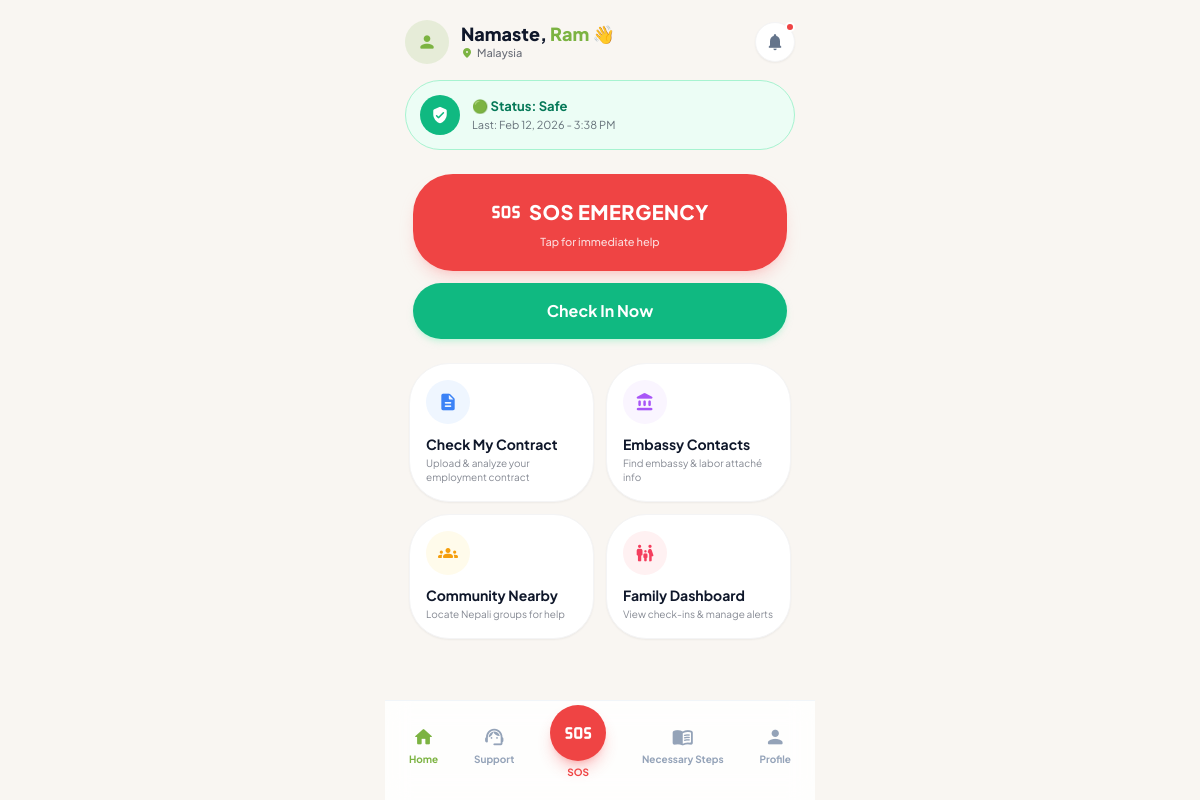
/ (signed in), run on the app's committed database.
### main/models.py (models this page shows, shortened)
class User(AbstractUser):
    class ProfileType(models.TextChoices):
        WORKER = 'worker', 'Worker'
        FAMILY = 'family', 'Family Member'
    class LanguageChoice(models.TextChoices):
        ENGLISH = 'en', 'English'
        NEPALI = 'ne', 'नेपाली'
    profile_type = models.CharField(
        max_length=10,
        choices=ProfileType.choices,
        default=ProfileType.WORKER,
    )
    phone = models.CharField(max_length=20, blank=True)
    worker_id = models.CharField(max_length=30, unique=True, blank=True, null=True)
    photo = models.ImageField(upload_to='profile_photos/', blank=True, null=True)
    current_city = models.CharField(max_length=100, blank=True)
    current_country = models.CharField(max_length=100, blank=True)
    latitude = models.FloatField(blank=True, null=True)
    longitude = models.FloatField(blank=True, null=True)
    is_verified = models.BooleanField(default=False)
    is_active_worker = models.BooleanField(default=True)
    language_preference = models.CharField(
        max_length=5,
        choices=LanguageChoice.choices,
        default=LanguageChoice.ENGLISH,
    )
    dark_mode = models.BooleanField(default=False)
    location_sharing = models.BooleanField(default=True)
    checkin_reminders = models.BooleanField(default=True)
    monitored_worker = models.ForeignKey(
        'self',
        on_delete=models.SET_NULL,
        null=True,
        blank=True,
        related_name='family_members',
        limit_choices_to={'profile_type': 'worker'},
        help_text='The worker this family member is monitoring.',
    )

class SafetyCheckIn(models.Model):
    class Status(models.TextChoices):
        SAFE = 'safe', 'Safe'
        NEED_HELP = 'need_help', 'Need Help'
    user = models.ForeignKey(
        settings.AUTH_USER_MODEL,
        on_delete=models.CASCADE,
        related_name='safety_checkins',
    )
    status = models.CharField(max_length=10, choices=Status.choices, default=Status.SAFE)
    checked_in_at = models.DateTimeField(default=timezone.now)
    note = models.TextField(blank=True)
    class Meta:
        ordering = ['-checked_in_at']
        get_latest_by = 'checked_in_at'

### main/views.py (the view)
# urls.py: 2. Add a URL to urlpatterns:  path('', views.home, name='home')
@login_required(login_url='main:login')
def home(request):
    user = request.user
    nearest_embassy = Embassy.objects.filter(
        country__icontains=user.current_country
    ).first() if user.current_country else Embassy.objects.first()
    total_doc_types = 4  # passport, visa, contract, citizenship
    uploaded_docs = user.documents.count()
    verified_docs = user.documents.filter(verification_status='verified').count()
    docs_up_to_date = verified_docs >= total_doc_types
    latest_analysis = user.contract_analyses.first()
    today = timezone.now().date()
    last_checkin = user.safety_checkins.order_by('-checked_in_at').first()
    checked_in_today = last_checkin and last_checkin.checked_in_at.date() == today
    context = {
        'user': user,
        'nearest_embassy': nearest_embassy,
        'unread_count': _unread_count(user),
        'docs_up_to_date': docs_up_to_date,
        'uploaded_docs': uploaded_docs,
        'total_doc_types': total_doc_types,
        'latest_analysis': latest_analysis,
        'checked_in_today': checked_in_today,
        'last_checkin': last_checkin,
    }
    return render(request, 'main/home.html', context)

### main/views.py (called while the page is built)
def _unread_count(user):
    if user.is_authenticated:
        return user.notifications.filter(is_read=False).count()
    return 0

### templates/main/home.html (shortened to what this page needs)
{% extends 'base.html' %}
{% block nav_home_class %}text-primary font-bold{% endblock %}
{% block header %}
<header class="px-5 pt-5 pb-2">
    <div class="flex items-center justify-between">
        <div class="flex items-center gap-3">
            <div class="w-11 h-11 rounded-full bg-primary/15 flex items-center justify-center">
                <span class="material-icons-round text-primary text-xl">person</span>
            </div>
            <div>
                <h1 class="text-lg font-extrabold leading-tight">
                    Namaste, <span class="text-primary">{{ user.first_name|default:user.username }}</span> 👋
                </h1>
                <div class="flex items-center gap-1">
                    <span class="material-icons-round text-primary text-xs">location_on</span>
                    <span class="text-[11px] font-medium opacity-60">{{ user.current_country|default:'Location not set' }}</span>
                </div>
            </div>
        </div>
        <a href="{% url 'main:safety_notifications' %}" class="relative">
            <div class="w-10 h-10 bg-white dark:bg-zinc-800 rounded-full flex items-center justify-center shadow-sm border border-zinc-100 dark:border-zinc-700">
                <span class="material-icons-round text-slate-500 dark:text-slate-300 text-[20px]">notifications</span>
            </div>
            {% if unread_count %}
            <div class="absolute top-0 right-0 w-2.5 h-2.5 bg-danger border-2 border-white dark:border-zinc-900 rounded-full"></div>
            {% endif %}
        </a>
    </div>
    <div class="mt-4 p-3.5 rounded-2xl flex items-center gap-3
        {% if last_checkin %}
            bg-emerald-50 dark:bg-emerald-900/20 border border-emerald-200 dark:border-emerald-800
        {% else %}
            bg-red-50 dark:bg-red-900/20 border border-red-200 dark:border-red-800
        {% endif %}">
        <div class="w-10 h-10 rounded-full flex items-center justify-center
            {% if last_checkin %}bg-emerald-500{% else %}bg-red-500{% endif %}">
            <span class="material-icons-round text-white text-lg">
            </span>
        </div>
        <div class="flex-1">
            <p class="text-[13px] font-bold {% if last_checkin %}text-emerald-700 dark:text-emerald-400{% else %}text-red-700 dark:text-red-400{% endif %}">
                {% if last_checkin %}
                    🟢 Status: Safe
                {% else %}
                    🔴 No Check-ins Yet
                {% endif %}
            </p>
            <p class="text-[11px] opacity-60">
                {% if last_checkin %}
                    Last: {{ last_checkin.checked_in_at|date:"M d, Y - g:i A" }}
                {% else %}
                    Tap below to check in
                {% endif %}
            </p>
        </div>
    </div>
</header>
{% endblock %}
{% block content %}
<div class="mt-4 px-1">
    <a href="{% url 'main:emergency_sos_activation' %}"
       class="block w-full py-5 bg-danger rounded-2xl text-center shadow-lg shadow-red-300/40 dark:shadow-red-900/40 active:scale-[0.97] transition-transform">
        <div class="flex items-center justify-center gap-2">
            <span class="material-icons-round text-white text-3xl animate-pulse">sos</span>
            <span class="text-white text-xl font-extrabold tracking-wide">SOS EMERGENCY</span>
        </div>
        <p class="text-white/80 text-[11px] font-medium mt-1">Tap for immediate help</p>
    </a>
</div>
<div class="mt-3 px-1">
    <a href="{% url 'main:daily_safety_check_in' %}"
       class="block w-full py-4 bg-[#10B981] hover:bg-[#059669] rounded-2xl text-center shadow-md shadow-emerald-200/50 dark:shadow-emerald-900/30 active:scale-[0.97] transition-all">
        <span class="text-white font-bold text-base">Check In Now</span>
    </a>
</div>
<div class="mt-6 grid grid-cols-2 gap-3">
    <a href="{% url 'main:contract_analysis_upload' %}"
       class="bg-white dark:bg-zinc-800 p-4 rounded-2xl shadow-sm border border-zinc-100 dark:border-zinc-700 active:scale-[0.97] transition-transform block">
        <div class="w-11 h-11 rounded-xl bg-blue-50 dark:bg-blue-900/30 flex items-center justify-center mb-3">
            <span class="material-icons-round text-blue-500 text-xl">description</span>
        </div>
        <h3 class="text-sm font-bold leading-tight">Check My Contract</h3>
        <p class="text-[10px] opacity-50 mt-1 leading-snug">Upload & analyze your employment contract</p>
    </a>
    <a href="{% url 'main:embassy_contact_directory' %}"
       class="bg-white dark:bg-zinc-800 p-4 rounded-2xl shadow-sm border border-zinc-100 dark:border-zinc-700 active:scale-[0.97] transition-transform block">
        <div class="w-11 h-11 rounded-xl bg-purple-50 dark:bg-purple-900/30 flex items-center justify-center mb-3">
            <span class="material-icons-round text-purple-500 text-xl">account_balance</span>
        </div>
        <h3 class="text-sm font-bold leading-tight">Embassy Contacts</h3>
        <p class="text-[10px] opacity-50 mt-1 leading-snug">Find embassy & labor attaché info</p>
    </a>
    <a href="{% url 'main:community_locator' %}"
       class="bg-white dark:bg-zinc-800 p-4 rounded-2xl shadow-sm border border-zinc-100 dark:border-zinc-700 active:scale-[0.97] transition-transform block">
        <div class="w-11 h-11 rounded-xl bg-amber-50 dark:bg-amber-900/30 flex items-center justify-center mb-3">
            <span class="material-icons-round text-amber-500 text-xl">groups</span>
        </div>
        <h3 class="text-sm font-bold leading-tight">Community Nearby</h3>
        <p class="text-[10px] opacity-50 mt-1 leading-snug">Locate Nepali groups for help</p>
    </a>
    <a href="{% url 'main:family_safety_dashboard' %}"
       class="bg-white dark:bg-zinc-800 p-4 rounded-2xl shadow-sm border border-zinc-100 dark:border-zinc-700 active:scale-[0.97] transition-transform block">
        <div class="w-11 h-11 rounded-xl bg-rose-50 dark:bg-rose-900/30 flex items-center justify-center mb-3">
            <span class="material-icons-round text-rose-500 text-xl">family_restroom</span>
        </div>
        <h3 class="text-sm font-bold leading-tight">Family Dashboard</h3>
        <p class="text-[10px] opacity-50 mt-1 leading-snug">View check-ins & manage alerts</p>
    </a>
</div>
{% endblock %}

### templates/base.html (style rules this page uses)
body { font-family: 'Plus Jakarta Sans', sans-serif; -webkit-tap-highlight-color: transparent; }

### data on the page
User: first_name "Ram", current_country "Malaysia"
SafetyCheckIn: checked_in_at "Feb 12, 2026 - 3:38 PM"
